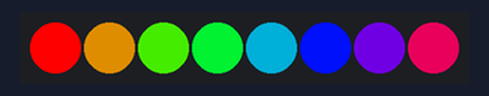
A sketch run on a simulated ESP32. On the bench: 8 RGB LEDs in strip order, left to right.

Above: at 0.15 s.
At 4.98 s:
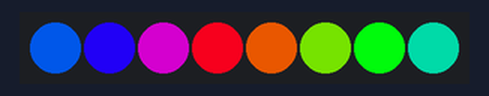
At 10.12 s:
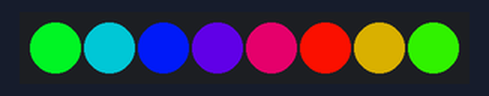
At 20.09 s:
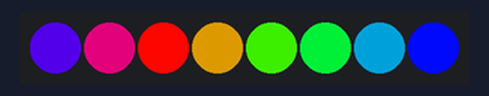
At 29.45 s:
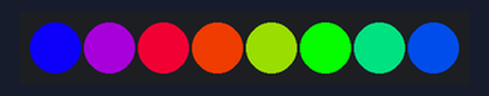
At 39.72 s:
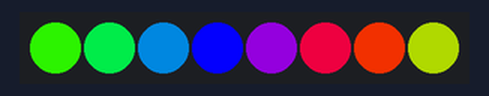
Timing chart, 0 to 40.0 s (numbered marks = the images above):
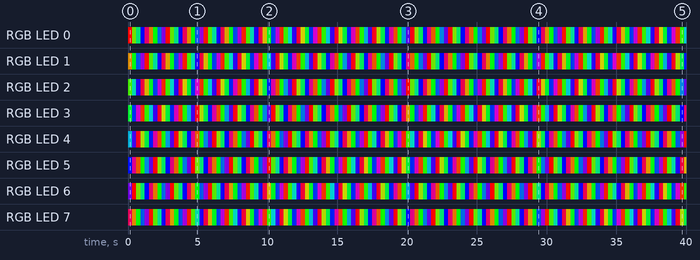

Measured:
- by itself, RGB LED 0: off → RGB(255, 0, 0) at 0.00 s, → RGB(84, 171, 0) 0.30 s later, → RGB(0, 168, 87) 0.30 s later, → RGB(3, 0, 252) 0.30 s later, … (133 changes in this stretch)
- by itself, RGB LED 6: off → RGB(84, 0, 171) at 0.00 s, → RGB(255, 0, 0) 0.30 s later, → RGB(87, 168, 0) 0.30 s later, → RGB(0, 171, 84) 0.30 s later, … (133 changes in this stretch)

The sketch:

Rainbow-Pixel.ino
```cpp
#include "Freenove_WS2812_Lib_for_ESP32.h"
#define chn 0
#define led 15
#define pixel 8
Freenove_ESP32_WS2812 strip = Freenove_ESP32_WS2812(pixel,led,chn,TYPE_GRB);
void setup() {
  strip.begin();
}

void loop() {
  for(int j=0;j<255;j+=1){
    for(int i=0;i<pixel;i++){
      strip.setLedColorData(i,strip.Wheel((i*265/pixel +j)&255));
    }
    strip.show();
    delay(5);
  }
}
```
